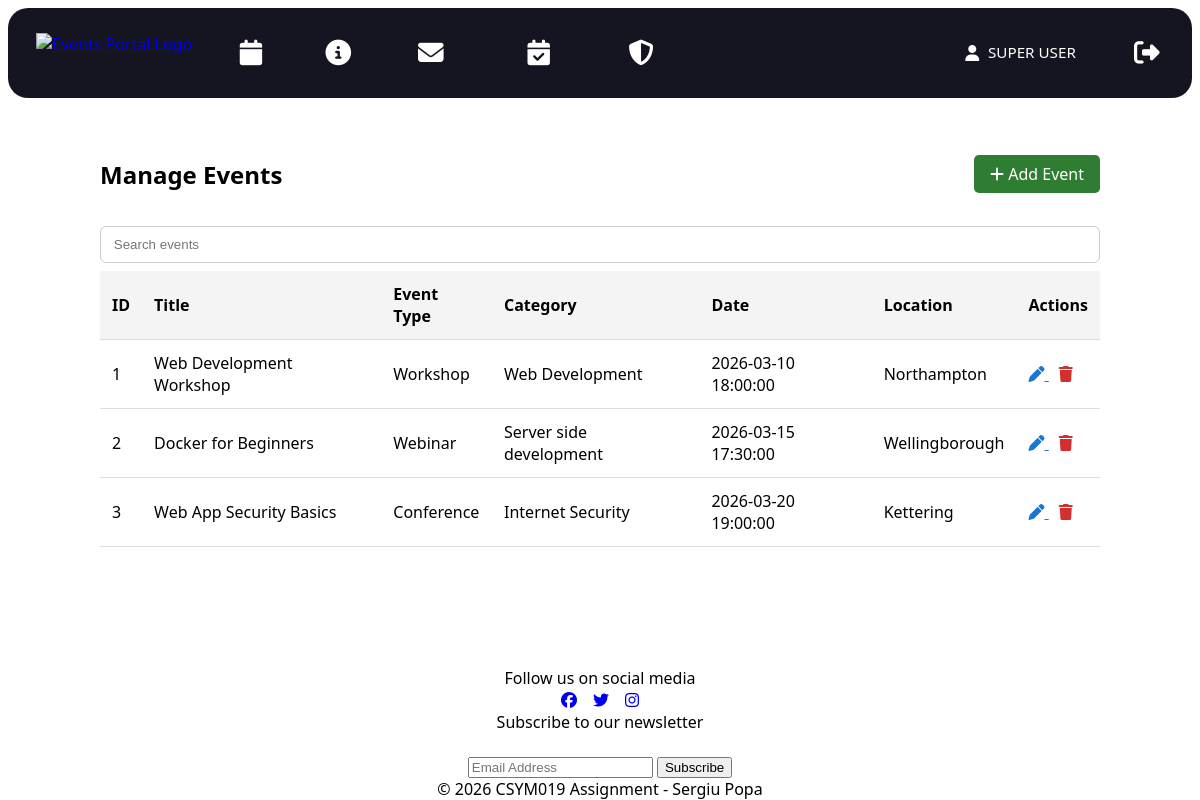
The page /admin (signed in) on the database its author committed.
### tables this page shows
CREATE TABLE IF NOT EXISTS events (
  eventid INT AUTO_INCREMENT PRIMARY KEY,
  category VARCHAR(255) NOT NULL,
  event_type VARCHAR(50) NOT NULL,
  title VARCHAR(255) NOT NULL,
  description TEXT NOT NULL,
  event_date DATETIME NOT NULL,
  location VARCHAR(255) NOT NULL,
  image_path VARCHAR(255) DEFAULT NULL,
  created_at TIMESTAMP DEFAULT CURRENT_TIMESTAMP
);

### src/framework/Application.php (called while the page is built, shortened)
<?php
class Application
{
    private Router $router;
    public function __construct(Router $router)
    {
        $this->router = $router;
    }
    public function run(): void
    {
        $path = parse_url($_SERVER['REQUEST_URI'], PHP_URL_PATH);
        $route = trim($path ?? '', '/');
        $parts = explode('/', $route);
        $controllerName = $parts[0] ?? 'home';
        $action = $parts[1] ?? 'index';
        $params = array_slice($parts, 2);
        $controller = $this->router->getController($controllerName);
        $page = $controller->$action(...$params);
        $variables = $page['variables'] ?? [];
        $styles = $page['styles'] ?? [];
        $content = $this->render(
            __DIR__ . '/../pages/' . $page['template'],
            $variables
        );
        require __DIR__ . '/../pages/layout.html.php';
    }
    private function render(string $file, array $variables = []): string
    {
        extract($variables);
        require $file;
        return ob_get_clean();
    }
}

### src/index.php (called while the page is built, shortened)
<?php
require_once __DIR__ . '/vendor/autoload.php';
require_once __DIR__ . '/autoload.php';
$router = new framework\Router();
$app = new framework\Application($router);
$app->run();

### src/framework/DatabaseHelper.php (called while the page is built, shortened)
<?php
class DatabaseHelper
{
    private PDO $pdo;
    private string $table;
    private string $className;
    public function __construct(
        PDO $pdo,
        string $table,
        string $primaryKey,
        string $className = 'stdClass'
    ) {
        $this->pdo = $pdo;
        $this->table = $table;
        $this->className = $className;
    }
    public function findAll(): array
    {
        $stmt = $this->pdo->prepare("SELECT * FROM {$this->table}");
        $stmt->execute();
        $stmt->setFetchMode(PDO::FETCH_CLASS, $this->className);
        return $stmt->fetchAll();
    }
}

### src/models/EventTable.php (called while the page is built, shortened)
<?php
class EventTable
{
    private DatabaseHelper $table;
    public function __construct()
    {
        $this->table = new DatabaseHelper(
            Database::getConnection(),
            'events',
            'eventid',
            EventModel::class
        );
    }
    public function findAll(): array
    {
        return $this->table->findAll();
    }
}

### src/controllers/AdminController.php (called while the page is built, shortened)
<?php
class AdminController
{
    private EventTable $events;
    public function __construct()
    {
        $this->events = new EventTable();
    }
    public function index(): array
    {
        $eventList = $this->events->findAll();
        return [
            'title' => 'Admin',
            'template' => 'admin.html.php',
            'styles' => ['admin.css'],
            'scripts' => ['admin.js'],
            'variables' => [
                'events' => $eventList
            ]
        ];
    }
    private function requireAdmin(): ?array
    {
        return null;
    }
}

### src/autoload.php (called while the page is built, shortened)
<?php
spl_autoload_register(function (string $class) {
    $baseDir = __DIR__ . '/';
    $file = $baseDir . str_replace('\\', '/', $class) . '.php';
});

### src/framework/Database.php (called while the page is built, shortened)
<?php
class Database
{
    private static ?PDO $connection = null;
    public static function getConnection(): PDO
    {
        if (self::$connection === null) {
            $host = 'db';
            $db   = 'csym019_db';
            $user = 'csym019_user';
            $pass = 'csym019_pass';
            try {
                self::$connection = new PDO(
                    "mysql:host=$host;dbname=$db;charset=utf8mb4",
                    $user,
                    $pass
                );
                self::$connection->setAttribute(
                    PDO::ATTR_ERRMODE,
                    PDO::ERRMODE_EXCEPTION
                );
                self::$connection->setAttribute(
                    PDO::ATTR_DEFAULT_FETCH_MODE,
                    PDO::FETCH_ASSOC
                );
            } catch (PDOException $e) {
                die('Database connection failed: ' . $e->getMessage());
            }
        }
        return self::$connection;
    }
}

### src/framework/Router.php (called while the page is built, shortened)
<?php
class Router
{
    public function getController(string $name): object
    {
        $map = [
            'home' => \controllers\HomeController::class,
            'debug' => \controllers\DebugController::class,
            'account' => \controllers\AccountController::class,
            'events' => \controllers\EventController::class,
            'booking' => \controllers\BookingController::class,
            'admin' => \controllers\AdminController::class,
            'event' => \controllers\EventController::class,
            'error' => \controllers\ErrorController::class
        ];
        return new $class();
    }
}

### src/pages/admin.html.php (the view)
<section class="admin-panel">
    <div class="admin-header">
        <h1>Manage Events</h1>
        <a href="/admin/create" class="btn-add">
            <i class="fa-solid fa-plus"></i> Add Event
        </a>
    </div>
    <div class="events-search">
        <input type="text" id="event-search-input" placeholder="Search events">
    </div>
    <table class="admin-table">
        <thead>
            <tr>
                <th>ID</th>
                <th>Title</th>
                <th>Event Type</th>
                <th>Category</th>
                <th>Date</th>
                <th>Location</th>
                <th class="actions">Actions</th>
            </tr>
        </thead>
        <tbody>
        <?php foreach ($events as $event): ?>
            <tr>
                <td><?= $event->eventid ?></td>
                <td><?= htmlspecialchars($event->title) ?></td>
                <td><?= htmlspecialchars($event->event_type) ?></td>
                <td><?= htmlspecialchars($event->category) ?></td>
                <td><?= $event->event_date ?></td>
                <td><?= htmlspecialchars($event->location) ?></td>
                <td class="actions">
                    <a href="/admin/edit?id=<?= $event->eventid ?>" class="edit">
                        <i class="fa-solid fa-pen"></i>
                    </a>
                    <a href="/admin/delete?id=<?= $event->eventid ?>" class="delete"
                        onclick="return confirm('Delete this event?')">
                        <i class="fa-solid fa-trash"></i>
                    </a>
                </td>
            </tr>
        <?php endforeach; ?>
        </tbody>
    </table>
</section>

### src/pages/layout.html.php (shortened to what this page needs)
<!doctype html>
<html lang="en">
  <head>
    <link
      rel="stylesheet"
      href="https://cdnjs.cloudflare.com/ajax/libs/font-awesome/6.5.1/css/all.min.css"
    />
    <link rel="stylesheet" href="/styles/global.css" />
    <link rel="stylesheet" href="/styles/layout.css" />
    <link rel="stylesheet" href="/styles/cards.css" />
    <?php if (!empty($styles)): ?>
      <?php foreach ($styles as $style): ?>
        <link rel="stylesheet" href="/styles/<?= htmlspecialchars($style) ?>">
      <?php endforeach; ?>
    <?php endif; ?>
  </head>
  <body>
    <nav class="nav">
      <a href="/home">
        <img class="logo" src="../assets/logo.png" alt="Events Portal Logo" />
      </a>
      <a class="nav-item" href="/events">
        <i class="fa-solid fa-calendar"></i>
      </a>
      <a class="nav-item" href="/about">
        <i class="fa-solid fa-circle-info"></i>
      </a>
      <a class="nav-item" href="/contact">
        <i class="fa-solid fa-envelope"></i>
      </a>
      <?php if(!empty($_SESSION['user'])): ?>
        <a class="nav-item" href="/booking">
          <i class="fa-solid fa-calendar-check"></i>
        </a>
      <?php endif; ?>
      <?php if(!empty($_SESSION['user']) && $_SESSION['user']['role'] === 'admin'): ?>
        <a class="nav-item" href="/admin">
          <i class="fa-solid fa-shield-alt"></i>
        </a>
      <?php endif; ?>
      <?php $currentUser = $_SESSION['user'] ?? null; ?>
      <a class="account <?= $currentUser ? 'account--logged-in' : 'nav-item' ?>" href="/account">
        <?php if ($currentUser): ?>
          <i class="fa-solid fa-user"></i>
          <span class="logged-in-user">
            <?= htmlspecialchars($currentUser['firstname']) . ' ' . htmlspecialchars($currentUser['lastname']) ?>
          </span>
        <?php else: ?>
          <i class="fa-solid fa-user"></i>
          <span class="nav-text">Account</span>
        <?php endif; ?>
      </a>
      <?php if ($currentUser): ?>
        <a class="nav-item" href="/account/logout">
          <i class="fa-solid fa-right-from-bracket"></i>
        </a>
      <?php endif; ?>
    </nav>
    <main class="main">
        <?= $content ?>
    </main>
    <footer class="footer">
      <span class="social-text">Follow us on social media</span>
      <div class="social-links">
        <a class="social-icon" href="#">
          <i class="fa-brands fa-facebook"></i>
        </a>
        <a class="social-icon" href="#">
          <i class="fa-brands fa-twitter"></i>
        </a>
        <a class="social-icon" href="#">
          <i class="fa-brands fa-instagram"></i>
        </a>
      </div>
      <div class="newsletter-form">
        <span class="newsletter-text">Subscribe to our newsletter</span>
        <form>
          <input
            type="email"
            name="newsletter-email"
            placeholder="Email Address"
          />
          <button type="submit" class="subscribe-submit">Subscribe</button>
        </form>
      </div>
      <span class="copyright">
        &copy; 2026 CSYM019 Assignment - Sergiu Popa
      </span>
    </footer>
  </body>
</html>

### src/styles/global.css (style rules this page uses)
:root { --bg: #ffffff; }
body { margin: 0; font-family: system-ui, -apple-system, Segoe UI, Roboto, Arial, sans-serif; background: var(--bg); }
.main { width: 100%; }
* { box-sizing: border-box; }

### src/styles/layout.css (style rules this page uses)
:root { --nav-pad: 0.75rem; --nav-gap: 0.75rem; --icon-size: 1.6rem; --logo-height: 2.5rem; }
body { display: grid; grid-template-rows: auto 1fr auto; min-height: 100vh; margin: 0; }
nav { background-color: #151521; display: flex; align-items: center; gap: var(--nav-gap); padding: var(--nav-pad); border-radius: 1.25rem; margin: 0.5rem; }
.logo { padding-left: 1rem; height: var(--logo-height); width: auto; display: block; }
.account { margin-left: auto; }
.account--logged-in { margin-left: auto; display: flex; align-items: center; gap: 0.55rem; color: white; text-decoration: none; padding: 0.4rem 0.6rem; }
.logged-in-user { font-size: 0.95rem; line-height: 1; white-space: nowrap; }
.account--logged-in i { font-size: 1rem; line-height: 1; }
.nav-item { font-size: var(--icon-size); color: white; text-decoration: none; display: inline-flex; flex-direction: column; align-items: center; position: relative; padding: 1.25rem 0 0 1rem; line-height: 1; }
main { background: rgb(255, 255, 255); }
footer { display: flex; justify-content: center; align-items: center; flex-direction: column; }
.social-links { display: flex; justify-content: center; align-items: center; gap: 1rem; flex-direction: row; }
.newsletter-text { display: flex; justify-content: center; align-items: center; }

### src/styles/cards.css (style rules this page uses)
:root { --card-panel-color: #151521; --card-text-color: #f4f4f7; --card-secondary-color: #b8b8c6; --card-border-color: rgba(255, 255, 255, 0.1); --card-radius-size: 16px; --card-gap: clamp(12px, 2vw, 20px); --card-pad: clamp(14px, 2vw, 18px); }

### src/styles/admin.css (style rules this page uses)
.admin-panel { max-width: 1000px; margin: 2rem auto; }
.admin-header { display: flex; justify-content: space-between; align-items: center; margin-bottom: 1rem; }
.btn-add { background: #2e7d32; color: white; padding: 0.5rem 1rem; text-decoration: none; border-radius: 5px; }
.events-search input { width: 100%; padding: 0.6rem 0.8rem; border: 1px solid #ccc; border-radius: 6px; margin-bottom: 0.5rem; }
.admin-table { width: 100%; border-collapse: collapse; }
.admin-table th, .admin-table td { padding: 0.75rem; text-align: left; }
.admin-table thead { background: #f4f4f4; }
.admin-table tr { border-bottom: 1px solid #ddd; }
.actions { text-align: center; }
.edit { color: #1976d2; margin-right: 10px; }
.delete { color: #d32f2f; }

### rows shown on the page
events: eventid "1", title "Web Development Workshop", event_type "Workshop", category "Web Development", event_date "2026-03-10 18:00:00", location "Northampton"
events: eventid "2", title "Docker for Beginners", event_type "Webinar", category "Server side development", event_date "2026-03-15 17:30:00", location "Wellingborough"
events: eventid "3", title "Web App Security Basics", event_type "Conference", category "Internet Security", event_date "2026-03-20 19:00:00", location "Kettering"

### other values the page prints
$currentUser['firstname'] "SUPER"
$currentUser['lastname'] "USER"
